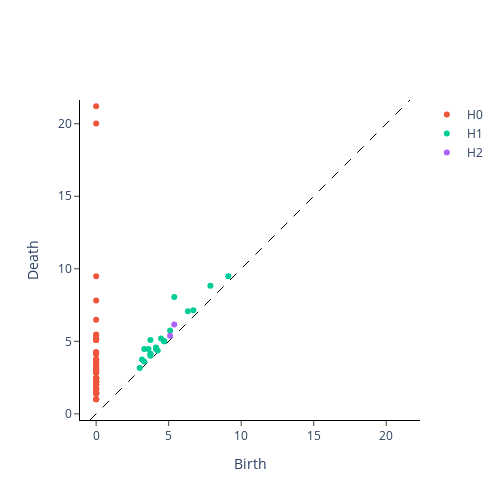

The cell this chart's notebook holds for it:
### Code cell
from gtda.homology import VietorisRipsPersistence

y_periodic_embedded = y_periodic_embedded[None, :, :]
# 0 - connected components, 1 - loops, 2 - voids
homology_dimensions = [0, 1, 2]

contaminantes_persistence = VietorisRipsPersistence(
    homology_dimensions=homology_dimensions, n_jobs=1
)
print("Persistence diagram for periodic signal")
contaminantes_persistence.fit_transform_plot(y_periodic_embedded)
